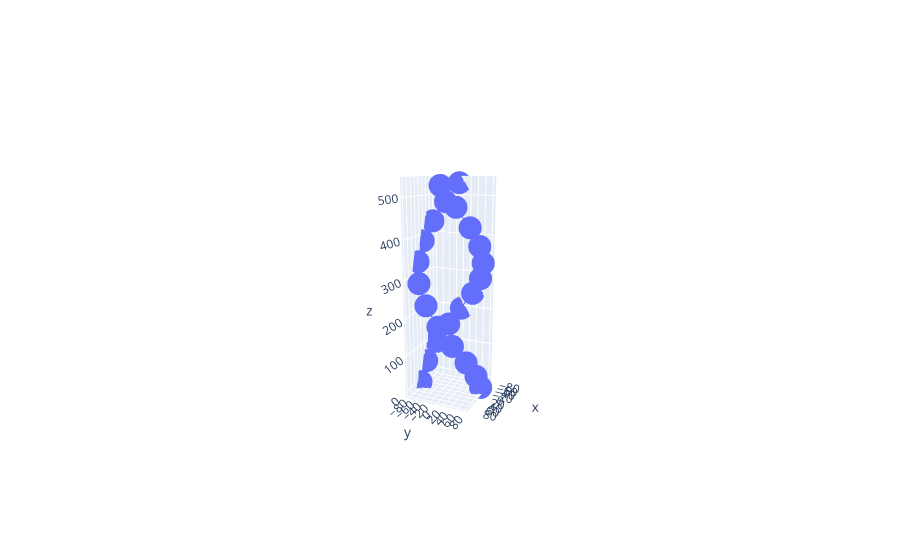

The notebook cell this image was saved under:
### Code cell
def plot_points(points, saveto = None):
    fig = go.Figure()

    x,y,z = points.T
    fig.add_trace(go.Scatter3d(x=x, y=y, z=z,))

    fig.update_layout(
    scene=dict(
        aspectmode='data'   # ensures equal scaling for x, y, z
    )
    )    

    fig.update_layout(
    dragmode="turntable",        # intuitive rotation
    scene_camera=dict(eye=dict(x=4, y=1.8, z=1.2)),  # pleasant starting view
    )

    fig.show()

    if saveto is not None:
        fig.write_html(saveto)


def plot_helix(L, theta, tau, segments = 45, saveto = None, double_helix = True):

    points, _, _, _ = full_helix_calculation(L, theta, tau, segments = segments)


    if double_helix:
        points2 = points.copy()
        points2 = turn_spiral_about_z_axis(points2)
        points = np.vstack((points, points2[::-1]))

    plot_points(points, saveto)


plot_helix(60, 15, 20, segments = 12, saveto = "helix.html", double_helix = True)

### Figure 1 — Plotly figure (JSON) as saved in the notebook; plotly's stock layout.template omitted (floating-point values rounded to 4 significant figures)
{"data": [{"type": "scatter3d", "x": [17.85, -17.85, -50.22, -73.21, -82.53, -76.44, -56.08, -25.25, 10.29, 43.91, 69.34, 81.82, -81.82, -69.34, -43.91, -10.29, 25.25, 56.08, 76.44, 82.53, 73.21, 50.22, 17.85, -17.85], "y": [-80.67, -80.67, -65.6, -38.29, -3.835, 31.34, 60.66, 78.66, 81.97, 69.98, 44.92, 11.47, -11.47, -44.92, -69.98, -81.97, -78.66, -60.66, -31.34, 3.835, 38.29, 65.6, 80.67, 80.67], "z": [0.0, 48.22, 96.45, 144.7, 192.9, 241.1, 289.3, 337.6, 385.8, 434.0, 482.2, 530.5, 530.5, 482.2, 434.0, 385.8, 337.6, 289.3, 241.1, 192.9, 144.7, 96.45, 48.22, 0.0]}], "layout": {"dragmode": "turntable", "scene": {"aspectmode": "data", "camera": {"eye": {"x": 4, "y": 1.8, "z": 1.2}}}}}
